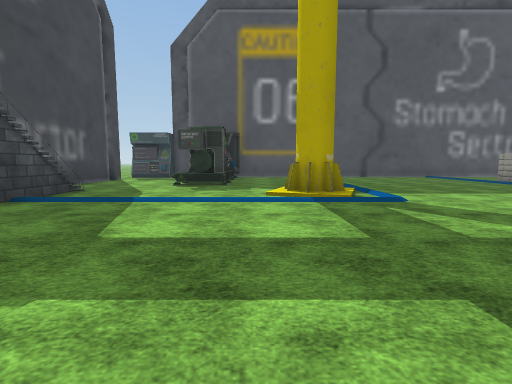
[1] (above)

21 first-person views from a walk through a scene from a Unity 3-D project. The camera is 1.3 m above the floor, tilts 6° down and sees 85° across. The floor is counted in squares, 2 m on a side. Each view is taken from the middle of a square. On the plan, view 1 faces up. The plan holds only what a view shows up to about 9 squares ahead; the rest is blank. The terrain is drawn as flat ground. The player character is not drawn. Some surface patterns are stand-ins.

[2]
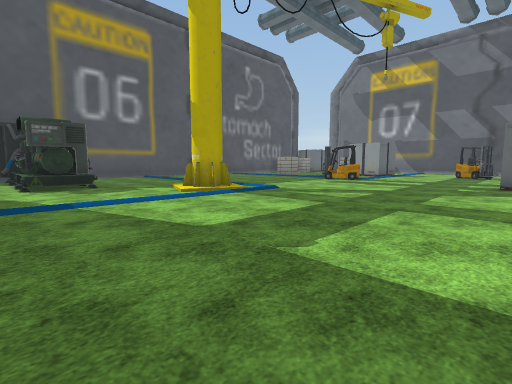

[3]
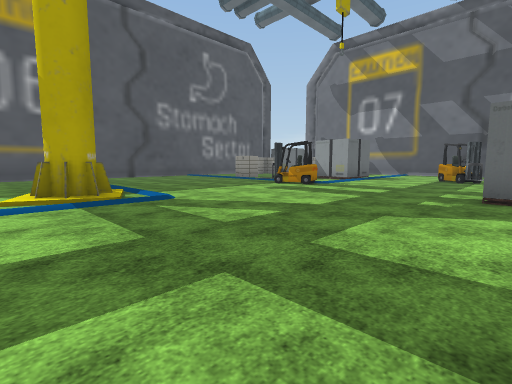

[4]
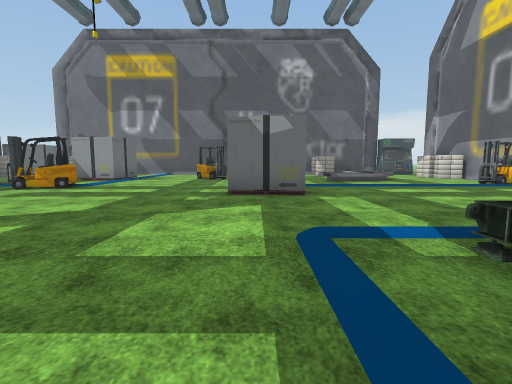

[5]
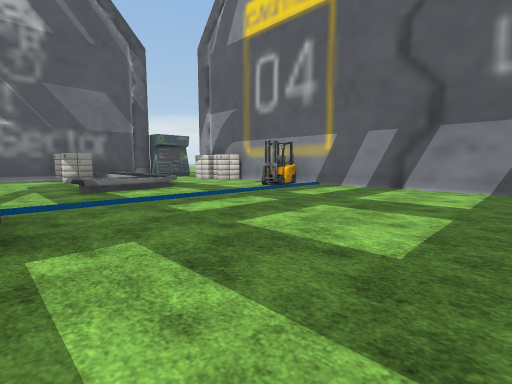

[6]
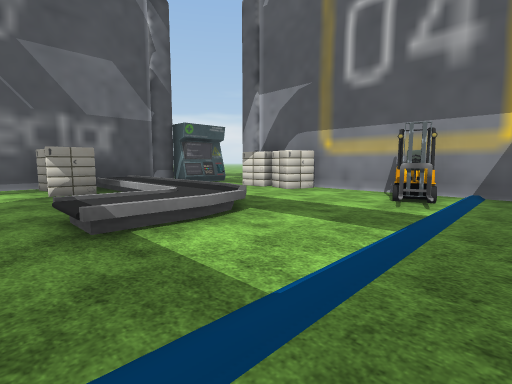

[7]
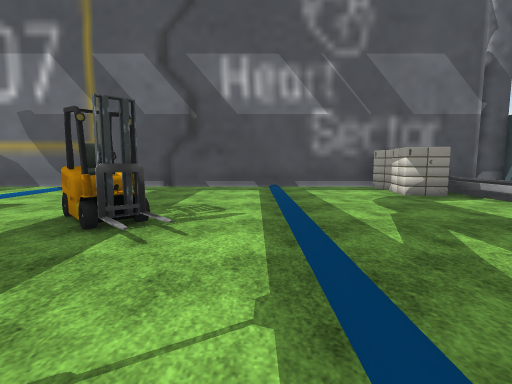

[8]
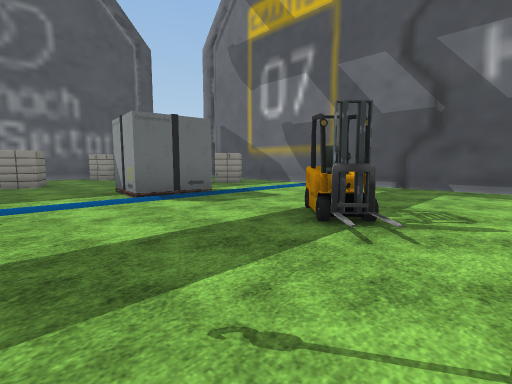

[9]
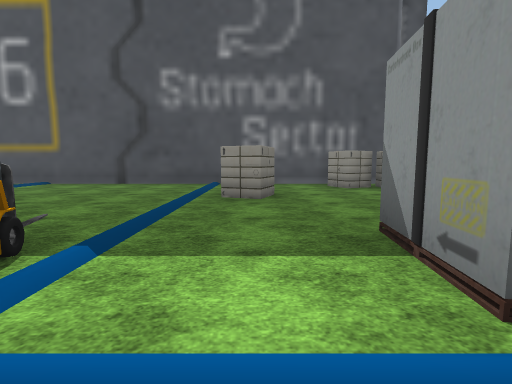

[10]
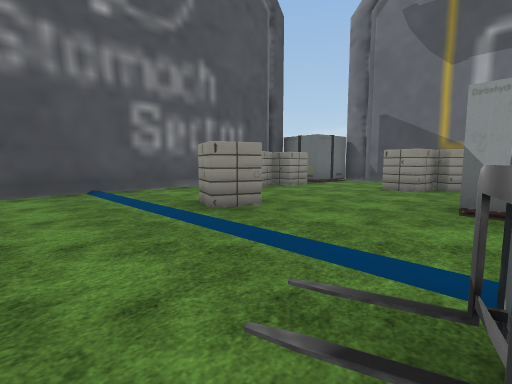

[11]
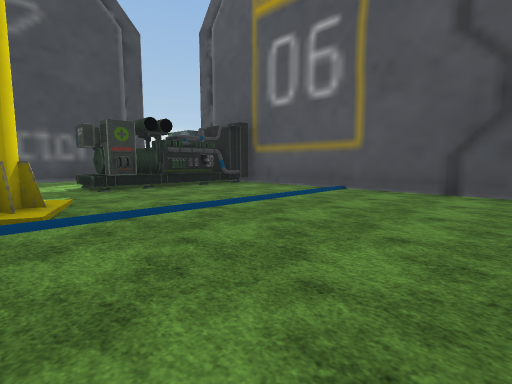

[12]
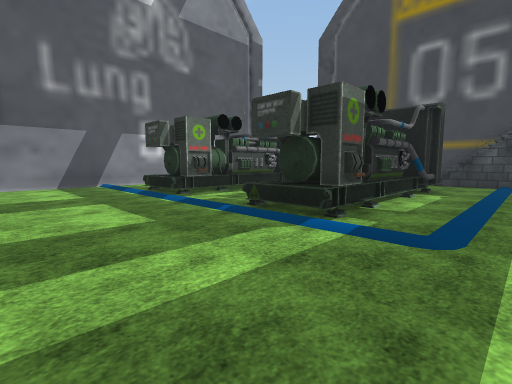

[13]
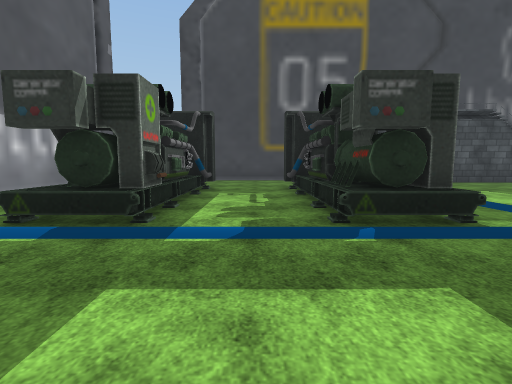

[14]
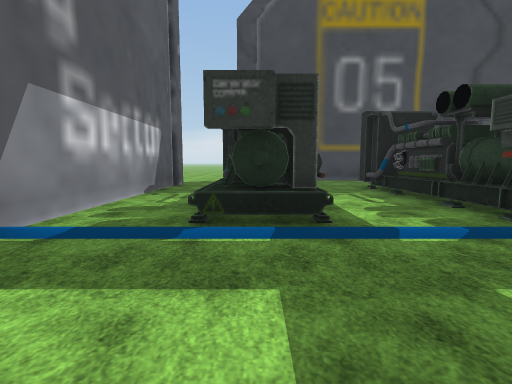

[15]
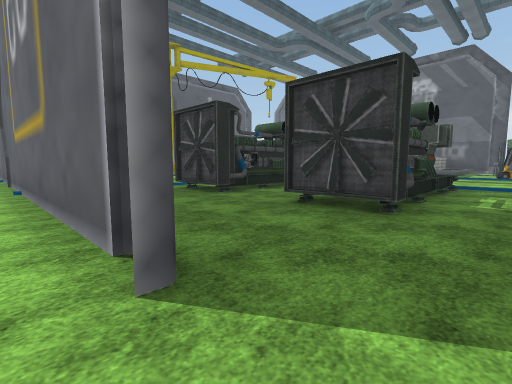

[16]
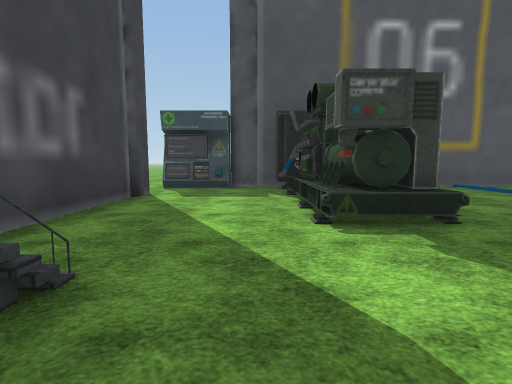

[17]
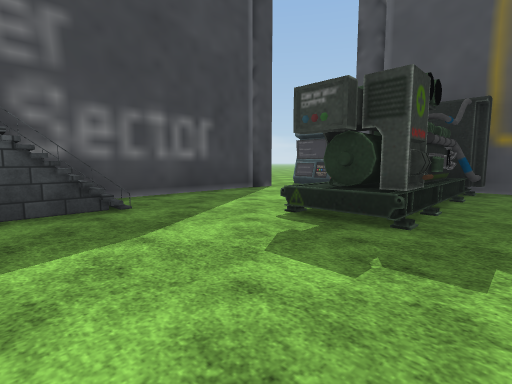

[18]
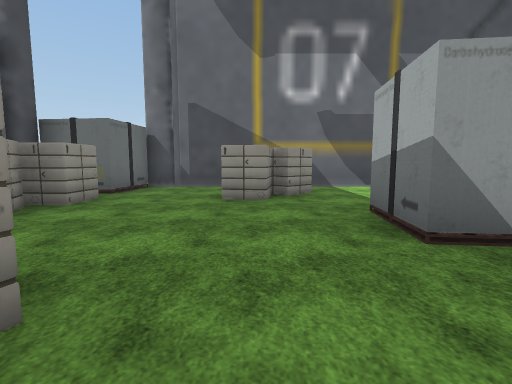

[19]
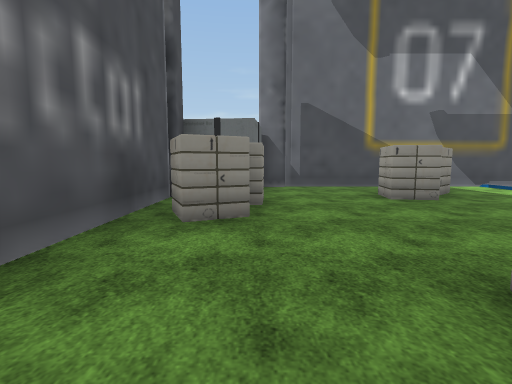

[20]
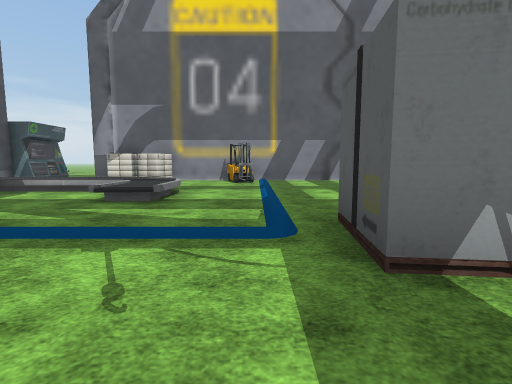

[21]
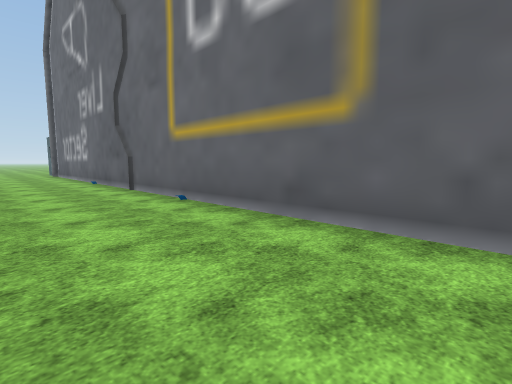

### Floor plan
Key: @ floor where view 1 was taken; # wall or solid block; x gap in a wall; . main floor; : floor 0.5 m higher than the main floor; / step, stairs or slope; ^ raised ledge; F forklift; O other object.
Columns run from 8 left of view 1 to 16 right of it. Each row starts with its distance up from view 1.
 13        ###############
 12    #O###...........###
 11    x..##............####
 10    #..##............... #
  9    #..##.........#......#
  8    #..^#.............##.#
  7    #...../............#.#
  6  ..#O....#/....F..##....#
  5  ..#.....//....F..##....#
  4 ...#....................#
  3 ...#....................#
  2 ...# ..............FF...#
  1 ...# ...................#
  0 ...#....@.....##........#
 -1 ...#..........##........#
 -2 ...#O.#####.............#
 -3 ...#..####^.......:/..###
 -4 ...#..............:////##
 -5 ...#..............//::::#
 -6   .#..#####.........    #
 -7   ..............F....  ##
 -8   ...###########FF#### O

Positions as (right, up) in squares from view 1, and headings:
1: (0, 0), facing up
2: (-3, 0), facing up-right
3: (0, 0), facing up-right
4: (0, 0), facing right
5: (3, -1), facing down-right
6: (7, -2), facing down-right
7: (8, 0), facing right
8: (8, 0), facing up-right
9: (9, 4), facing up
10: (6, 6), facing up-right
11: (6, 6), facing up-left
12: (5, 0), facing down-left
13: (5, -4), facing left
14: (5, -6), facing left
15: (-6, -8), facing up-right
16: (-3, 5), facing up
17: (0, 5), facing up-left
18: (8, 8), facing right
19: (8, 11), facing right
20: (8, 2), facing down
21: (-8, -5), facing up-right
